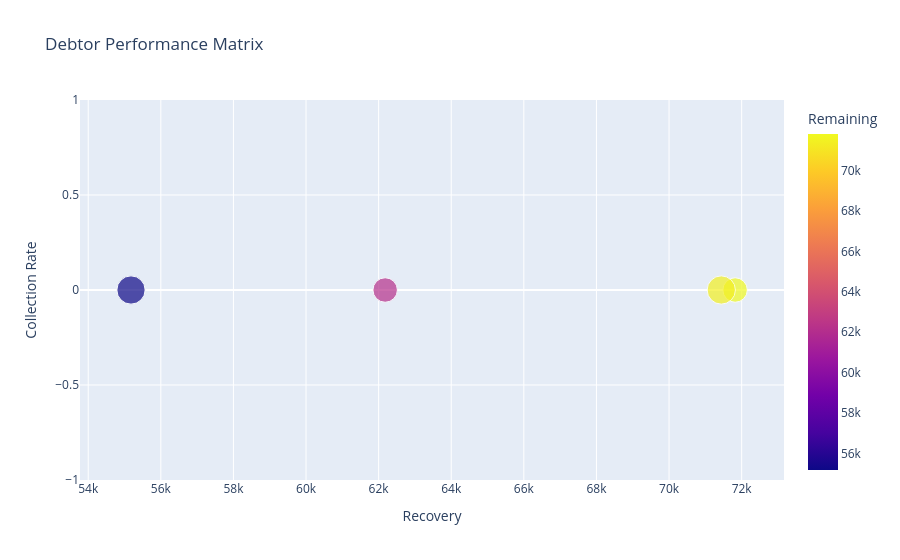

Notebook code for this chart:
### Markdown cell above
### Debtor Performance Matrix:
Q5) Which debtors should be prioritized for recovery efforts?

### Code cell
fig = px.scatter(
    debtor_summary[
        debtor_summary["Claims"] >= 3 #change this value to filter debtors 
    ],
    x="Recovery",
    y="Collection Rate",
    size="Claims",
    color="Remaining",
    hover_name="Debtor Name",
    title="Debtor Performance Matrix"
)

fig.show()

### Figure 1 — Plotly figure (JSON) as saved in the notebook; plotly's stock layout.template omitted (floating-point values rounded to 4 significant figures)
{"data": [{"hovertemplate": "<b>%{hovertext}</b><br><br>Recovery=%{x}<br>Collection Rate=%{y}<br>Claims=%{marker.size}<br>Remaining=%{marker.color}<extra></extra>", "hovertext": ["زينه محمد حريصي", "شهاب الدين احمد حامد شحاتل", "عثمان  عبدالرحمن عبدالرحيم", "Saudi National Bank"], "legendgroup": "", "marker": {"color": [71820.0, 71439, 62180, 55179], "coloraxis": "coloraxis", "size": [3, 4, 3, 4], "sizemode": "area", "sizeref": 0.01, "symbol": "circle"}, "mode": "markers", "name": "", "orientation": "v", "showlegend": false, "type": "scatter", "x": [71820.0, 71439, 62180, 55179], "xaxis": "x", "y": [0, 0, 0, 0], "yaxis": "y"}], "layout": {"coloraxis": {"colorbar": {"title": {"text": "Remaining"}}, "colorscale": [[0, "#0d0887"], [0.1111, "#46039f"], [0.2222, "#7201a8"], [0.3333, "#9c179e"], [0.4444, "#bd3786"], [0.5556, "#d8576b"], [0.6667, "#ed7953"], [0.7778, "#fb9f3a"], [0.8889, "#fdca26"], [1, "#f0f921"]]}, "legend": {"itemsizing": "constant", "tracegroupgap": 0}, "title": {"text": "Debtor Performance Matrix"}, "xaxis": {"anchor": "y", "domain": [0, 1], "title": {"text": "Recovery"}}, "yaxis": {"anchor": "x", "domain": [0, 1], "title": {"text": "Collection Rate"}}}}
